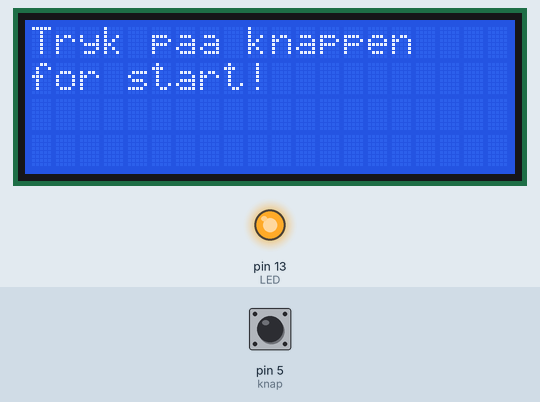
This sketch was run on a simulated Arduino Uno, built with avr-gcc and run on an emulated ATmega328P. On the bench: 20×4 character LCD, output pins drawn as LEDs (lit = HIGH). The test bench sets the inputs (shaded band); at power-on: pin 5 (knap) HIGH. Random numbers use the default seed unless the sketch sets one; what the sketch prints to the serial monitor is not drawn.

Above: at 3.4 s.
3.5 s: pin 5 (knap) pulled LOW for 0.15 s
At 5.0 s:
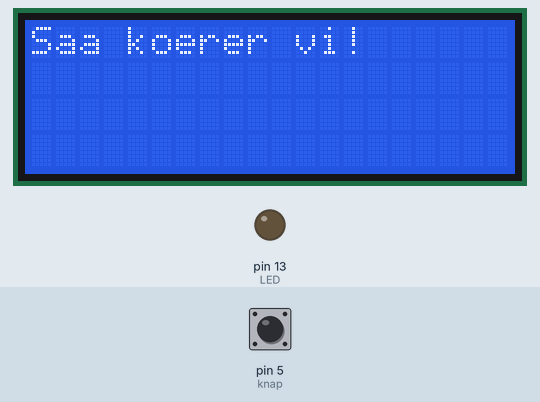
6.6 s: pin 5 (knap) pulled LOW for 1 s
10.6 s: pin 5 (knap) pulled LOW for 3.2 s
At 19.5 s:
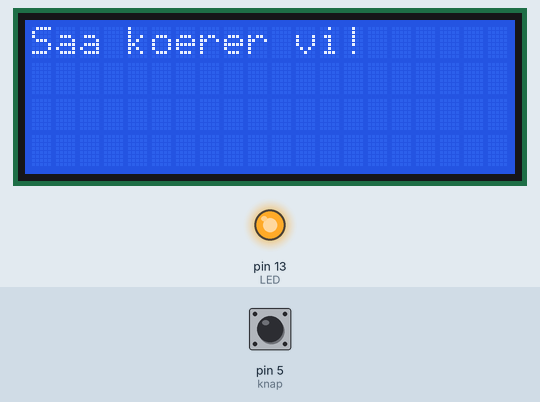
Timing chart, 0 to 21.0 s (numbered marks = the images above; inputs shaded):
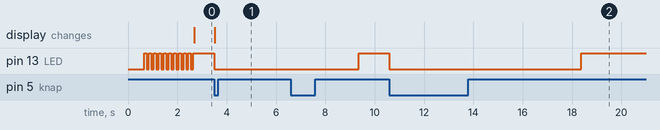

The sketch:

reaktionstid_ud_fra_pp_med_LCD.ino
```cpp
#include <LiquidCrystal_I2C.h>
LiquidCrystal_I2C lcd(0x27,20,4);


void setup() {
  {
  lcd.init();
  lcd.init();
  lcd.backlight();
}
initHW();
initSW();
Serial.println("Startes op, vent venligst");
 lcd.setCursor(0,0);
  lcd.print("Startes op,");
  lcd.setCursor(0,1);
  lcd.print("vent venligst");
 meaAll();
 lcd.clear();
  dumpAll();
  blink(13, 10);
}


#define randomMin 500
#define randomMax 5000
#define loopDelay 2000

const int LED = 13;
const int knap = 5;
const int antalPers = 2;
const int antalMaal = 3;
void loop(){}
void initHW()
{
  pinMode(13,OUTPUT);
  pinMode(5, INPUT_PULLUP);
  Serial.begin(115200);
}

struct deltagerMaal{
  unsigned long maaling[antalMaal];
  int hurtigst, langsomst;
  int middel;
};

struct deltagerMaal reakData [antalPers];

int aktuelPers = -1;
int initPers(int index = 0)
{
  for (int i = 0; i < antalMaal; i++){
    reakData[index].middel =-1;
    reakData[index].hurtigst = -1;
    reakData[index].langsomst = -1;}
}
void initSW(void)
{
  for (int i=0 ; i < antalPers ; i++)
  {
    initPers(i);
  }
}

unsigned long meaReacTime()
{
unsigned long startTid, stopTid, reakTid;
 while (digitalRead(knap) == LOW){}
  delay(random(randomMin, randomMax));
 startTid = millis();
 digitalWrite(LED, HIGH);
 while (digitalRead(knap) == HIGH) {}
 stopTid = millis();
 digitalWrite(LED, LOW);
 reakTid = stopTid - startTid;
 return reakTid;
}

void meaPers(int persNr)
{
  nextPers();
  for (int m=0; m<antalMaal; m++)
  {
    reakData[persNr].maaling[m] = meaReacTime();
  }
  calcMeanMinMax(persNr);
}

void nextPers()
{
  blink(13,10);
  digitalWrite(13,HIGH);
  Serial.println("Tryk paa knappen for start");
  lcd.clear();
  lcd.setCursor(0,0);
  lcd.print("Tryk paa knappen");
  lcd.setCursor(0,1);
  lcd.print("for start!");
    while (digitalRead(knap)== HIGH){}
  digitalWrite(13,LOW);
  Serial.println("Saa koerer vi!");
  lcd.clear();
  lcd.setCursor(0,0);
  lcd.print("Saa koerer vi!");
}

int calcMeanMinMax(int persNr)
{
  int hlp;
  int index=0;
  hlp = 0;
  for (int n = 0; n < antalMaal; n++)
  {
    hlp+= reakData[persNr].maaling[n];
  }
reakData[persNr].middel =hlp/antalMaal;

hlp = reakData[persNr].maaling[0];
index=0;
for (int n =0; n< antalMaal; n++)
{
  if (hlp < reakData[persNr].maaling[n])
  {
    index=n;
    hlp=reakData[persNr].maaling[n];
  }
}
reakData[persNr].langsomst=hlp;

hlp = reakData[persNr].maaling[0];
index=0;
for (int n =0; n< antalMaal; n++)
{
  if (reakData[persNr].maaling[n] < hlp)
  {
    index=n;
    hlp=reakData[persNr].maaling[n];
  }
}
reakData[persNr].hurtigst=hlp;
}
void dumpPers(int persNr)
{
char buffer[38];
sprintf(buffer, "Spiller %i Middel %i Maks %i Min %i ",persNr+1,reakData[persNr].middel,reakData[persNr].langsomst,reakData[persNr].hurtigst);
Serial.print(buffer);
Serial.print("\nDeltager nr "); Serial.println(persNr+1);
//lcd.clear();
//lcd.print(buffer);
//lcd.setCursor(8,persNr);
//lcd.print(persNr+1);
Serial.print("Middel "); Serial.println(reakData[persNr].middel);
//lcd.setCursor(10,persNr);
//lcd.print("Middel ");
//lcd.setCursor(21,persNr);
//lcd.print(reakData[persNr].middel);
Serial.print("Maks   "); Serial.println(reakData[persNr].langsomst);
//lcd.setCursor(0,persNr);
//lcd.print("Maks ");
//lcd.setCursor(30,persNr);
//lcd.print(reakData[persNr].langsomst);
Serial.print("Min    "); Serial.println(reakData[persNr].hurtigst);
//lcd.setCursor(0,persNr);
//lcd.print("Min ");
//lcd.setCursor(38,persNr);
//lcd.print(reakData[persNr].hurtigst);
{
lcd.setCursor(16,persNr);
for(int pos=0;pos<39;pos++)
{
lcd.scrollDisplayLeft();
lcd.print(buffer[pos]);
delay(500);;
}
for (int i=0; i<antalMaal; i++)
{ Serial.print(reakData[persNr].maaling[i]); Serial.print(" ");
}
Serial.println("\n------------");
}
}
void dumpAll()
{
  for(int i=0; i<antalPers;i++)
  {
    dumpPers(i);
  }
}

void meaAll()
{
 for (int i = 0 ; i < antalPers; i++) {
    meaPers(i);
  }
}

void blink(int ledNr, int antalBlink)
{
  digitalWrite(ledNr, LOW);
  delay(500);
  while (antalBlink--) {
    digitalWrite(ledNr, HIGH);
    delay(100);
    digitalWrite(ledNr, LOW);
    delay(100);
  }
}
```

Measured:
- after the input at 3.5 s, pin 13 (LED): HIGH → LOW at once; the display: changes at once (image 1)
- after the input at 10.6 s, pin 13 (LED): HIGH → LOW at once, → HIGH 7.8 s later
- by itself, pin 13 (LED): alternates HIGH for 0.10 s and LOW for 0.10 s, 21 changes in all, then stays HIGH
